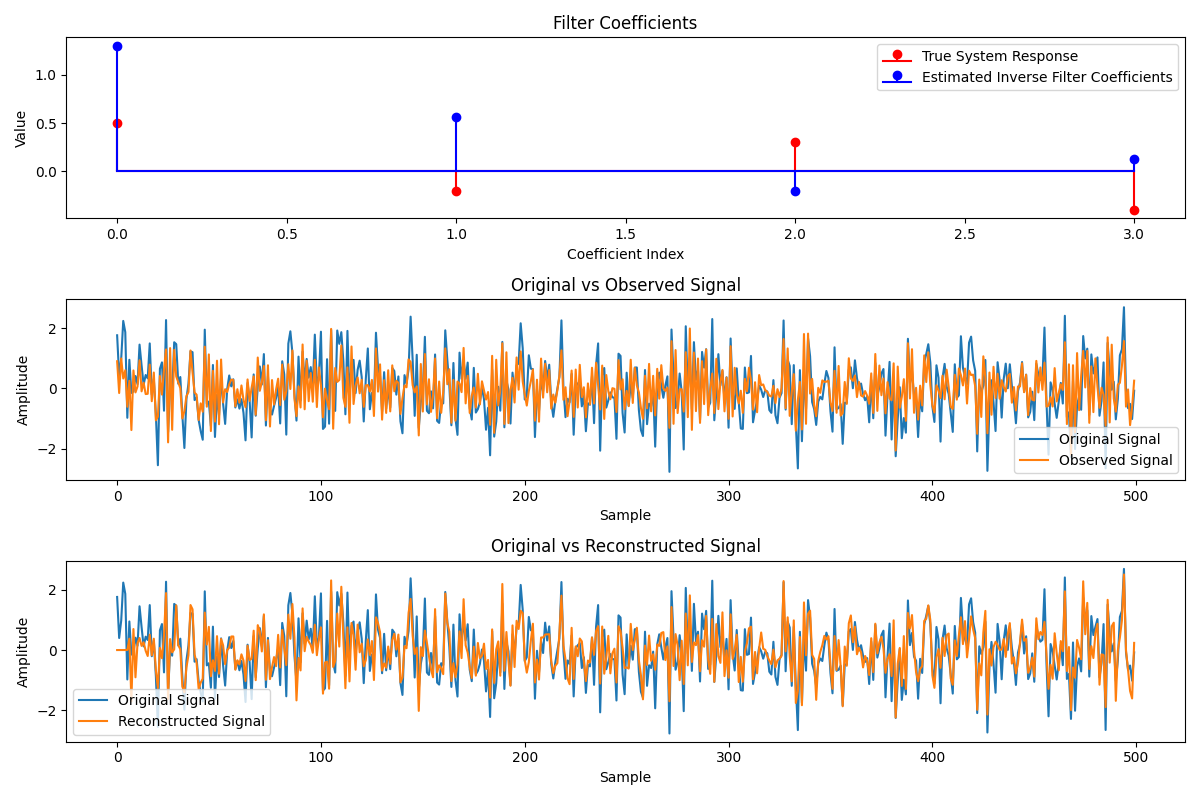

Python code for this plot:
import numpy as np
import matplotlib.pyplot as plt

def rls_inverse_modeling(d, x, num_coeffs, delta, lambda_):
    n_samples = len(d)
    w = np.zeros(num_coeffs)  # フィルタ係数の初期化
    P = np.eye(num_coeffs) * delta  # 初期共分散行列
    y = np.zeros(n_samples)   # 出力信号の初期化
    e = np.zeros(n_samples)   # エラー信号の初期化

    # RLSアルゴリズム
    for n in range(num_coeffs, n_samples):
        x_n = x[n:n-num_coeffs:-1]  # 現在の入力ベクトル
        y[n] = np.dot(w, x_n)       # フィルタの出力
        e[n] = d[n] - y[n]          # エラー計算

        # 共分散行列の更新
        k = (P @ x_n) / (lambda_ + x_n.T @ P @ x_n)
        P = (P - np.outer(k, x_n.T @ P)) / lambda_

        # フィルタ係数の更新
        w += k * e[n]

    return y, w, e

# データの生成
np.random.seed(0)
n_samples = 500
num_coeffs = 4

# 元の信号（例: 白色ガウスノイズ）
original_signal = np.random.randn(n_samples)

# システムのインパルス応答（例: フィルタ係数）
system_response = np.array([0.5, -0.2, 0.3, -0.4])

# 観測信号（システムを通過した信号）
observed_signal = np.convolve(original_signal, system_response, mode='full')[:n_samples] + 0.05 * np.random.randn(n_samples)

# RLSアルゴリズムを使用したインバースモデリング
delta = 1.0  # 初期共分散行列の値
lambda_ = 0.99  # 忘却係数
reconstructed_signal, w, e = rls_inverse_modeling(original_signal, observed_signal, num_coeffs, delta, lambda_)

# 結果のプロット
plt.figure(figsize=(12, 8))

# 真のフィルタ係数
plt.subplot(3, 1, 1)
plt.stem(system_response, linefmt='r-', markerfmt='ro', basefmt='r-', label='True System Response')
plt.stem(w, linefmt='b-', markerfmt='bo', basefmt='b-', label='Estimated Inverse Filter Coefficients')
plt.title('Filter Coefficients')
plt.xlabel('Coefficient Index')
plt.ylabel('Value')
plt.legend()

# 観測信号と元の信号の比較
plt.subplot(3, 1, 2)
plt.plot(original_signal, label='Original Signal')
plt.plot(observed_signal, label='Observed Signal')
plt.title('Original vs Observed Signal')
plt.xlabel('Sample')
plt.ylabel('Amplitude')
plt.legend()

# 再構成された信号と元の信号の比較
plt.subplot(3, 1, 3)
plt.plot(original_signal, label='Original Signal')
plt.plot(reconstructed_signal, label='Reconstructed Signal')
plt.title('Original vs Reconstructed Signal')
plt.xlabel('Sample')
plt.ylabel('Amplitude')
plt.legend()

plt.tight_layout()
plt.show()
